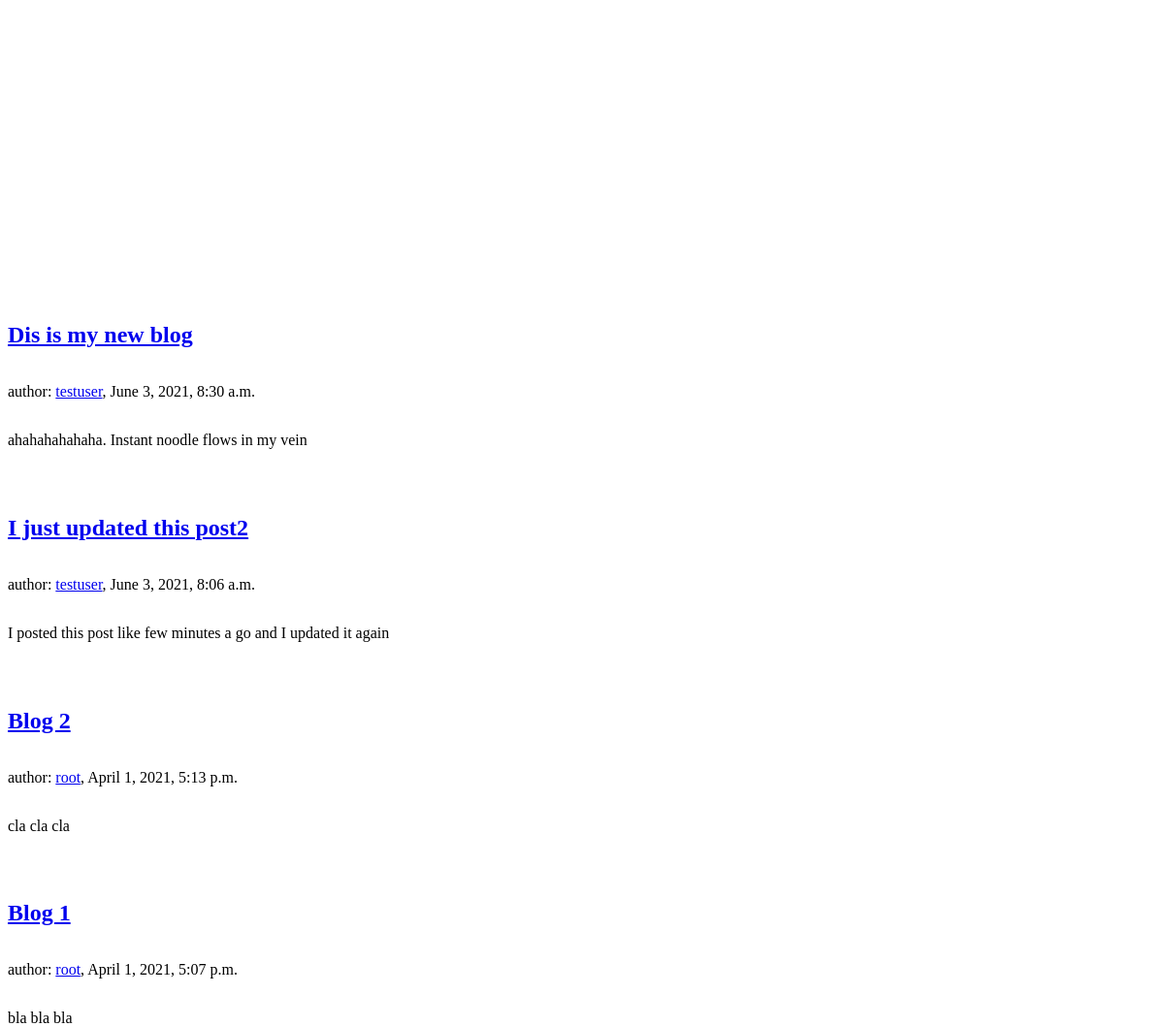
Before: / (lower part) with the older database file.
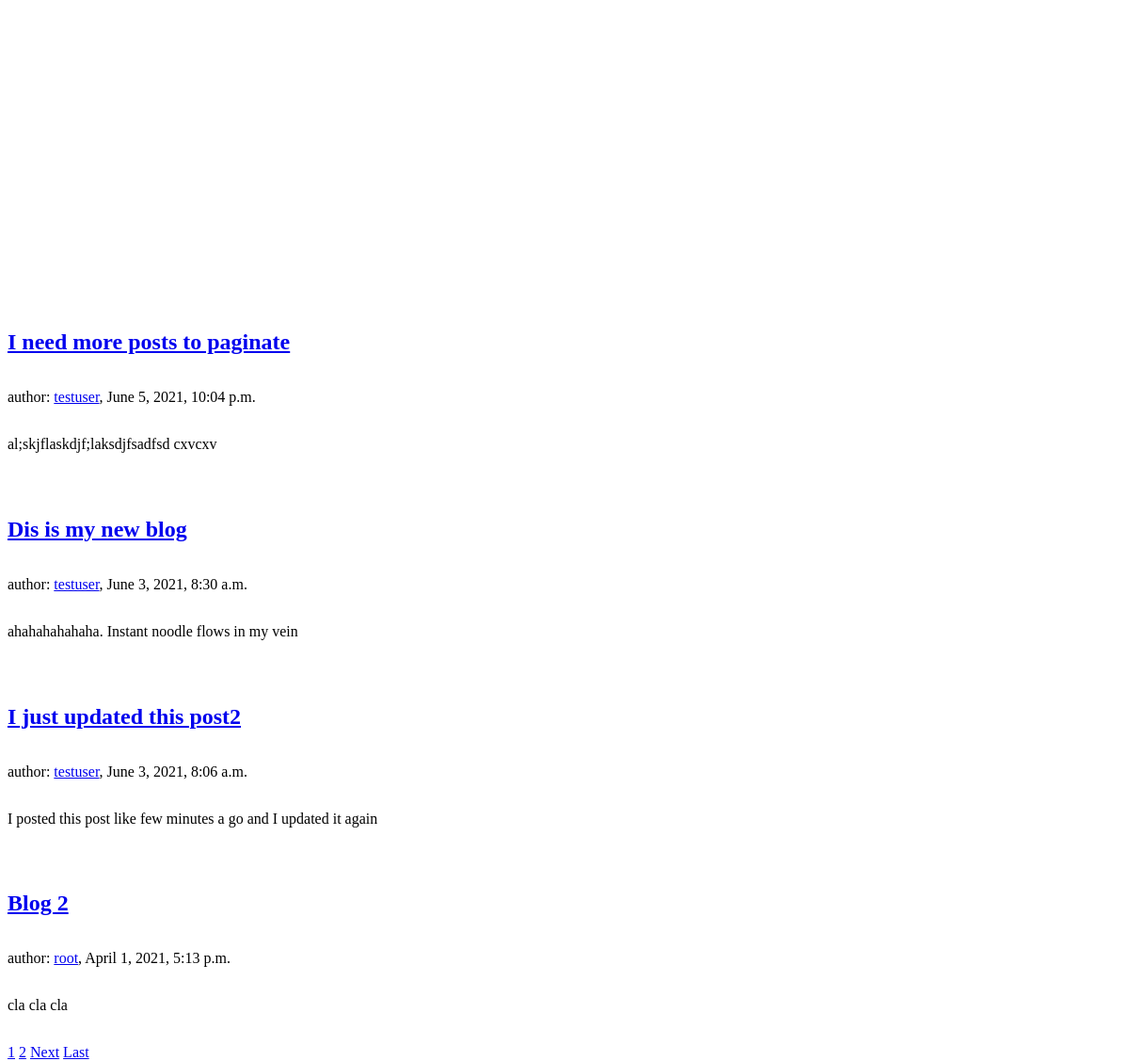
After: the same page with the newer database file.
### blog/models.py (models this page shows, shortened)
class Post(models.Model):
    title = models.CharField(max_length=100)
    content = models.TextField()
    date_posted = models.DateTimeField(default=timezone.now)
    author = models.ForeignKey(User, on_delete=models.CASCADE)

### blog/views.py (the view)
# urls.py: path('', PostListView.as_view(), name='blog-home'),
class PostListView(ListView):
    model = Post
    template_name = 'blog/home.html'
    context_object_name = 'posts'
    ordering = ['-date_posted']
    paginate_by = 4

### blog/templates/blog/home.html (shortened to what this page needs)
{% extends "blog/base.html" %}
{% block content %}
    <h1>Blog posts</h1>
    {% for post in posts %}
    <h2><a href="{% url 'post-detail' post.id %}">{{ post.title }}</a></h1>
    <p>author: <a href="{% url 'user-posts' post.author.username %}">{{ post.author }}</a>, {{ post.date_posted }} </p>
        <p>{{ post.content }}<p>
    {% endfor %}
    {% if is_paginated %}
	{% for num in page_obj.paginator.page_range %}
		{% if page_obj.number == num %}
			<a href="?page={{ num }}">{{ num }}</a>
		{% elif num > page_obj.number|add:'-3' and num < page_obj.number|add:'3' %}
			<a href="?page={{ num }}">{{ num }}</a>
		{% endif %}
	{% endfor %}
	{% if page_obj.has_next %}
		<a href="?page={{ page_obj.next_page_number }}">Next</a>
		<a href="?page={{ page_obj.paginator.num_pages }}">Last</a>
	{% endif %}
    {% endif %}
{% endblock content %}

Changed rows visible on the page:
no longer on this page (row unchanged): Post: title "Blog 1", author "root", date_posted "April 1, 2021, 5:07 p.m.", content "bla bla bla"
added Post: title "I need more posts to paginate", author "testuser", date_posted "June 5, 2021, 10:04 p.m.", content "al;skjflaskdjf;laksdjfsadfsd cxvcxv"
Other visible differences:
new list line: "1"
new list line: "2"
text now shown: "Next Last"
